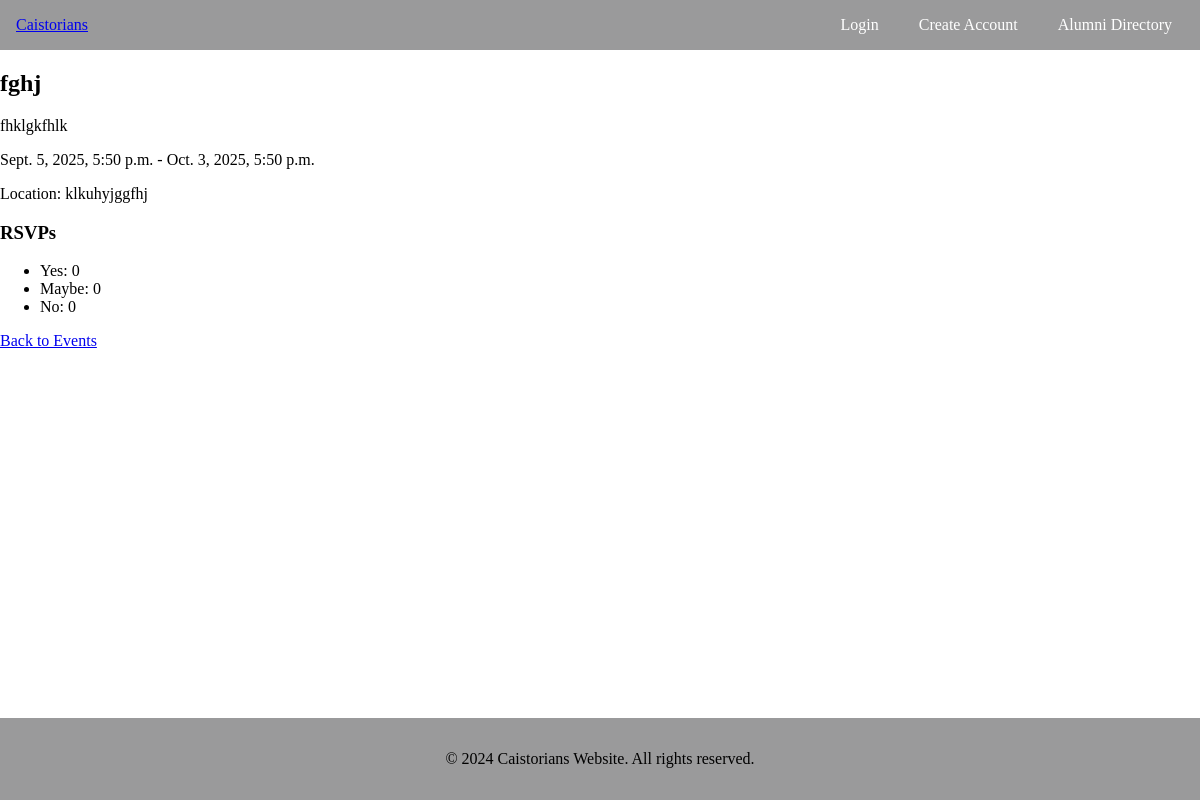
The app's page /events/2/ with its own data.
### events/models.py (models this page shows, shortened)
class Event(models.Model):
    school = models.ForeignKey(
        School,
        on_delete=models.CASCADE,
        related_name="Events",
        default=1
    )
    title = models.CharField(max_length=200)
    description = models.TextField()
    location = models.CharField(max_length=200, blank=True)
    start_time = models.DateTimeField()
    end_time = models.DateTimeField()
    created_by = models.ForeignKey(
        settings.AUTH_USER_MODEL,
        on_delete=models.CASCADE,
        related_name="events_created"
    )
    created_at = models.DateTimeField(auto_now_add=True)
    updated_at = models.DateTimeField(auto_now=True)

### events/views.py (the view)
# urls.py: path("<int:pk>/", views.event_detail_view, name="event_detail"),
def event_detail_view(request, pk):
    event = get_object_or_404(Event, pk=pk)
    rsvps = event.rsvps.select_related("user")
    user_status = None
    if request.user.is_authenticated:
        try:
            user_status = RSVP.objects.get(event=event, user=request.user).status
        except RSVP.DoesNotExist:
            pass
    rsvps_yes = event.rsvps.filter(status="yes").count()
    rsvps_maybe = event.rsvps.filter(status="maybe").count()
    rsvps_no = event.rsvps.filter(status="no").count()
    return render(request, "events/event_detail.html", {
        "event": event,
        "rsvps_yes": rsvps_yes,
        "rsvps_maybe": rsvps_maybe,
        "rsvps_no": rsvps_no,
    })

### events/templates/events/event_detail.html (shortened to what this page needs)
{% extends "Main/base.html" %}
{% block content %}
<h2>{{ event.title }}</h2>
<p>{{ event.description }}</p>
<p>{{ event.start_time }} - {{ event.end_time }}</p>
<p>Location: {{ event.location }}</p>
<h3>RSVPs</h3>
<ul>
    <li>Yes: {{ rsvps_yes }}</li>
    <li>Maybe: {{ rsvps_maybe }}</li>
    <li>No: {{ rsvps_no }}</li>
</ul>
<a href="{% url 'events:event_list' %}">Back to Events</a>
{% endblock %}

### Main/static/Main/style.css (style rules this page uses)
body { display: flex; flex-direction: column; min-height: 100vh; margin: 0; padding: 0; }

### records on screen
Event: title "fghj", description "fhklgkfhlk", start_time "Sept. 5, 2025, 5:50 p.m.", end_time "Oct. 3, 2025, 5:50 p.m.", location "klkuhyjggfhj"

### other values on screen
{{ rsvps_yes }} "0"
{{ rsvps_maybe }} "0"
{{ rsvps_no }} "0"
{{ year|default:2024 }} "2024"
